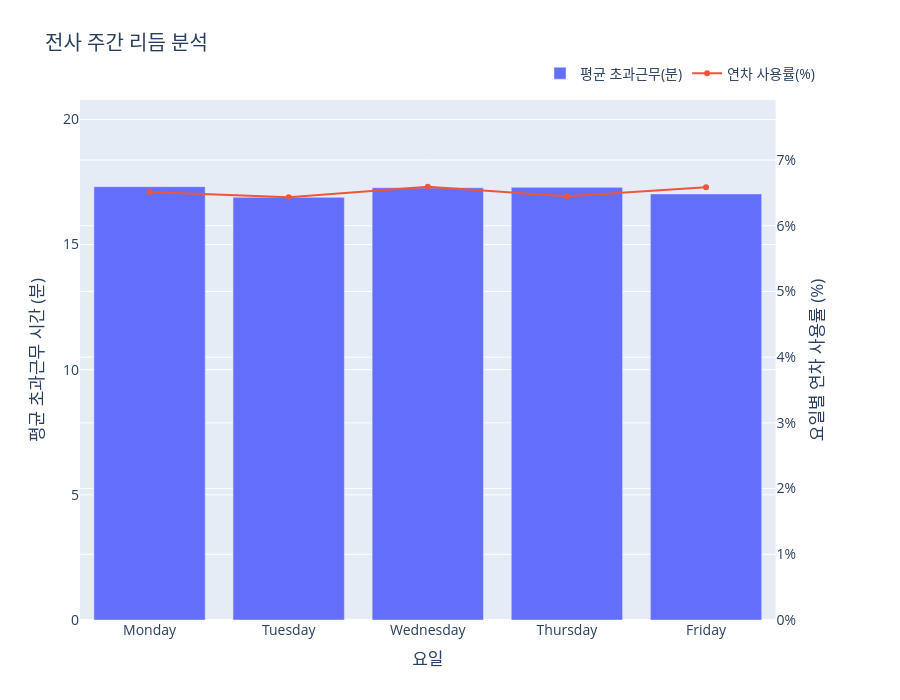

The notebook cell saved with this chart:
### Code cell
# 2. 필요한 모듈 임포트
import pandas as pd
import plotly.graph_objects as go
import plotly.io as pio
from IPython.display import display

from services.data_preparer import prepare_proposal_17_data
from services.proposal_views.proposal_17_view import create_figure_and_df

# --- 테스트 실행 ---

# 1. app.py의 역할 (1): 데이터 준비 함수를 호출하여 필요한 데이터를 미리 로드합니다.
print("Step 1: `data_preparer`를 통해 분석용 데이터와 순서 정보를 준비합니다...")
# 글로벌 필터는 모두 기본값('전체')으로 호출
data_bundle = prepare_proposal_17_data() 
order_map = data_bundle.get("order_map", {})
print(" -> 데이터 준비 완료!")


# 2. app.py의 역할 (2): 사용자가 Streamlit 위젯을 통해 필터를 선택했다고 가정합니다.

# 2-1. app.py에 있을 차원 설정(Dimension Config) 정의
DIMENSION_CONFIG = {
    '부서별': {'type': 'hierarchical', 'top': 'DIVISION_NAME', 'sub': 'OFFICE_NAME'},
    '직무별': {'type': 'hierarchical', 'top': 'JOB_L1_NAME', 'sub': 'JOB_L2_NAME'},
    '직위직급별': {'type': 'hierarchical', 'top': 'POSITION_NAME', 'sub': 'GRADE_ID'},
    '성별': {'type': 'flat', 'col': 'GENDER'},
    '연령별': {'type': 'flat', 'col': 'AGE_BIN'},
    '경력연차별': {'type': 'flat', 'col': 'CAREER_BIN'},
    '연봉구간별': {'type': 'flat', 'col': 'SALARY_BIN'},
    '지역별': {'type': 'flat', 'col': 'REGION_CATEGORY'},
    '계약별': {'type': 'flat', 'col': 'CONT_CATEGORY'}
}

# 2-2. 사용자 선택 시뮬레이션
# ----- 테스트하고 싶은 값으로 변경 -----
selected_dimension_ui = '경력연차별'
drilldown_selection = '전체'
# -----------------------------------

print(f"Step 2: 사용자가 '{selected_dimension_ui}' 차원을, '{drilldown_selection}' 그룹으로 보기를 선택했습니다.")


# 3. app.py의 역할 (3): view 함수에 준비된 모든 데이터와 필터 값을 전달하여 결과물 생성
print("Step 3: `view` 모듈을 호출하여 그래프와 요약 테이블을 생성합니다...")
# 이 뷰는 data_bundle 전체를 필요로 하므로, analysis_df 대신 data_bundle을 전달
if data_bundle:
    fig, aggregate_df = create_figure_and_df(
        data_bundle=data_bundle, 
        dimension_ui_name=selected_dimension_ui, 
        drilldown_selection=drilldown_selection,
        dimension_config=DIMENSION_CONFIG,
        order_map=order_map
    )
    print(" -> 생성 완료!")
else:
    print(" -> 분석할 데이터가 없어 빈 결과물을 생성합니다.")
    fig, aggregate_df = go.Figure(), pd.DataFrame()


# --- 결과 확인 ---

# 4. ipynb에서 생성된 그래프를 확인합니다.
print("\n--- [결과 1] 생성된 Plotly 그래프 ---")
# pio.renderers.default = 'vscode' 
fig.show()

# 5. ipynb에서 생성된 요약 테이블(aggregate_df)을 확인합니다.
print(f"\n--- [결과 2] 생성된 요약 테이블 ---")
display(aggregate_df)

### Figure 1 — Plotly figure (JSON) as saved in the notebook; plotly's stock layout.template omitted (floating-point values rounded to 4 significant figures)
{"data": [{"name": "평균 초과근무(분)", "type": "bar", "x": ["Monday", "Tuesday", "Wednesday", "Thursday", "Friday"], "xaxis": "x", "y": [17.31, 16.89, 17.27, 17.29, 17.02], "yaxis": "y"}, {"mode": "lines+markers", "name": "연차 사용률(%)", "type": "scatter", "x": ["Monday", "Tuesday", "Wednesday", "Thursday", "Friday"], "xaxis": "x", "y": [6.515, 6.433, 6.595, 6.449, 6.586], "yaxis": "y2"}], "layout": {"font": {"size": 14}, "height": 700, "legend": {"orientation": "h", "x": 1, "xanchor": "right", "y": 1.02, "yanchor": "bottom"}, "title": {"text": "전사 주간 리듬 분석"}, "xaxis": {"anchor": "y", "categoryarray": ["Monday", "Tuesday", "Wednesday", "Thursday", "Friday"], "categoryorder": "array", "domain": [0, 0.94], "title": {"text": "요일"}}, "yaxis": {"anchor": "x", "domain": [0, 1], "range": [0, 20.78], "title": {"text": "평균 초과근무 시간 (분)"}}, "yaxis2": {"anchor": "x", "overlaying": "y", "range": [0, 7.914], "side": "right", "ticksuffix": "%", "title": {"text": "요일별 연차 사용률 (%)"}}}}
